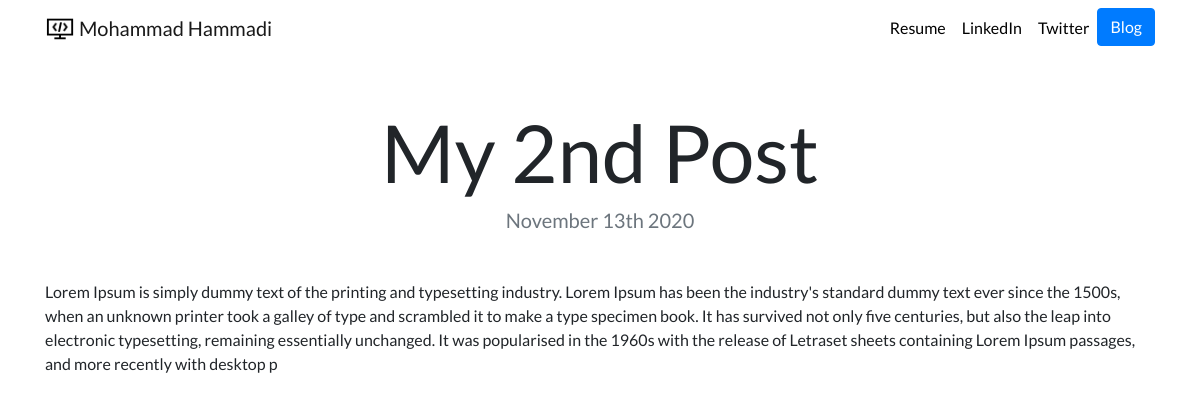
The app's page /blog/2/ with its own data.
### blog/models.py (models this page shows, shortened)
class Blog(models.Model):
    title = models.CharField(max_length=250)
    description = models.TextField()
    created_at = models.DateTimeField(auto_now_add=True)
    updated_at = models.DateTimeField(auto_now=True)

### blog/views.py (the view)
# urls.py: path('<int:blog_id>/', views.detail, name='detail')
def detail(request, blog_id):
    blog = get_object_or_404(Blog, pk=blog_id)
    return render(request, 'blog/detail.html', {'blog': blog})

### blog/templates/blog/detail.html
{% extends "portfolio/base.html" %}
{% load static %}
{% block content %}
<h1 class="text-center mt-5" id="blogdetailtitle">{{ blog.title }}</h1>
<h5 class="text-center text-muted mb-5">{{ blog.created_at|date:'F jS Y' }}</h5>
{{ blog.description|safe }}
{% endblock %}

### portfolio/static/portfolio/custom.css (style rules this page uses)
body { font-family: 'Lato', sans-serif; }
@media (min-width: 992px) { #blogdetailtitle { font-size: 5rem; } }

### records on screen
Blog: title "My 2nd Post", created_at "November 13th 2020", description "Lorem Ipsum is simply dummy text of the printing and typesetting industry. Lorem Ipsum has been the industry's standard dummy text ever since the 1500s, when an unknown printer took a galley of type and scrambled it to make a type specimen book. It has survived not only five centuries, but also the leap into electronic typesetting, remaining essentially unchanged. It was popularised in the 1960s with the release of Letraset sheets containing Lorem Ipsum passages, and more recently with desktop p"
